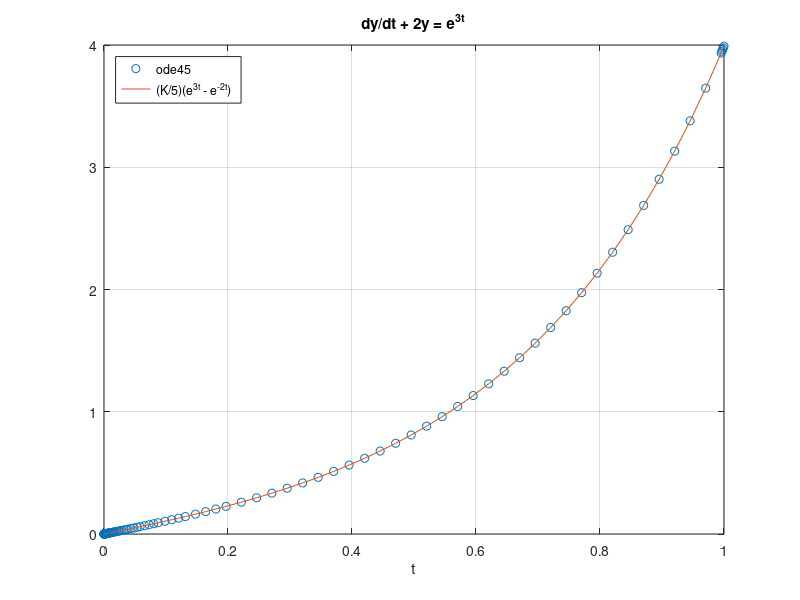
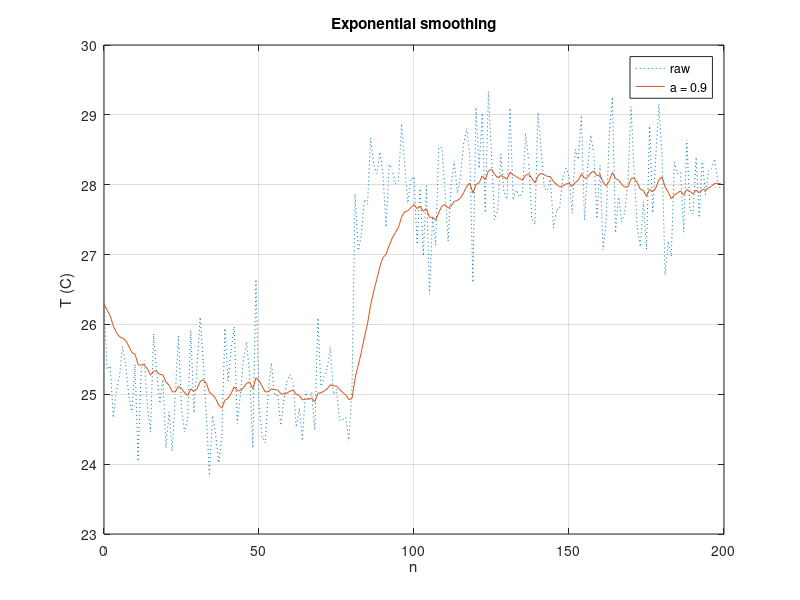

Write the MATLAB code that produced these figures, in order.
% Signals and Systems — Differential and Difference Equations
%title: Solving Differential and Difference Equations
%ar-title: حل المعادلات التفاضلية والفرقية
%lesson: ss-ch2-6
%course: signals-systems

%% The differential equation with ode45
%ar: dy/dt + 2y = K e^{3t} بسكون ابتدائي. ode45 يحتاج dy/dt = f(t, y). نكتبها دالة مجهولة ونحل من 0 إلى 1.
K = 1;
f = @(t, y) -2*y + K*exp(3*t);
[t, y] = ode45(f, [0 1], 0);
yf = (K/5)*(exp(3*t) - exp(-2*t));
fprintf('y(1) ode45 = %.6f, formula = %.6f\n', y(end), yf(end))
plot(t, y, 'o', t, yf); grid on; xlabel('t'); legend('ode45', '(K/5)(e^{3t} - e^{-2t})', 'Location', 'northwest'); title('dy/dt + 2y = e^{3t}')
%check: abs(y(end) - yf(end)) < 1e-4

%% The difference equation with filter
%ar: y[n] − ½ y[n − 1] = x[n]. filter(b, a, x) يحل a(1)y[n] + a(2)y[n−1] + … = b(1)x[n] + …. هنا b = 1 و a = [1 −0.5]. الدخل δ يعطي h[n].
n = 0:15; d = double(n == 0);
h = filter(1, [1 -0.5], d);
fprintf('h[0..4] = %s\n', num2str(h(1:5)))
fprintf('max error vs 0.5^n = %.2e\n', max(abs(h - 0.5.^n)))
%check: max(abs(h - 0.5.^n)) < 1e-15

%% The same recursion by hand
%ar: filter تعمل نفس هذه الحلقة: y[n] = ½ y[n−1] + x[n]، ونبدأ بـ y[−1] = 0.
y = zeros(size(n)); prev = 0;
for k = 1:numel(n), y(k) = 0.5*prev + d(k); prev = y(k); end
fprintf('loop equals filter: %d\n', max(abs(y - h)) < 1e-15)

%%! Project idea: a digital thermometer smoother
%ar: مشروع: y[n] = a y[n−1] + (1 − a) x[n] مرشح «أسي» يستخدم في الحساسات (تمرير منخفض بسيط). كلما اقتربت a من 1 كان أنعم وأبطأ. طبّقه بـ filter.
rng(6); n = 0:199; temp = 25 + 3*(n > 80) + 0.6*randn(size(n));
for a = [0.5 0.9]
    ys = filter(1 - a, [1 -a], temp, a*temp(1));
    fprintf('a = %.1f: noise std after filter %.3f\n', a, std(ys(1:70)))
end
figure; plot(n, temp, ':', n, filter(0.1, [1 -0.9], temp, 0.9*temp(1))); grid on; xlabel('n'); ylabel('T (C)'); legend('raw', 'a = 0.9'); title('Exponential smoothing')
